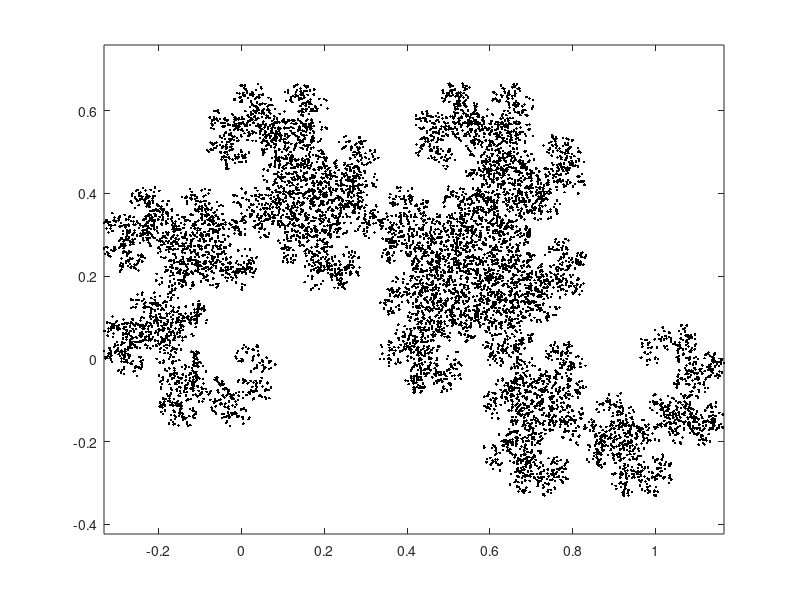

Write the MATLAB code that produced this figure.
clear all
close all
clc

teta = pi/4;
A1 = [cos(teta),-sin(teta);sin(teta),cos(teta)]/sqrt(2); B1 = [0;0];
A2 = [cos(pi-teta),-sin(pi-teta);sin(pi-teta),cos(pi-teta)]/sqrt(2); B2 = [1;0];

r0 = [0;0];
N = 10000;
m = zeros(2,N);
m(:,1) = r0; % Neste caso particular, este passo é redundante, uma vez que r0 é uma matriz de zeros.

for niter = 1:N-1 % N-1 para serem só 10000 pontos (e não 10001), já que a relação é r_(n+1) = A * r_n + b.
    x = rand(1);
    if x < 0.5
        A = A1; B = B1;
    else
        A = A2; B = B2;
    end
    m(:,niter+1) = A * m(:,niter) + B;
end
plot(m(1,:),m(2,:),'k.')
axis equal